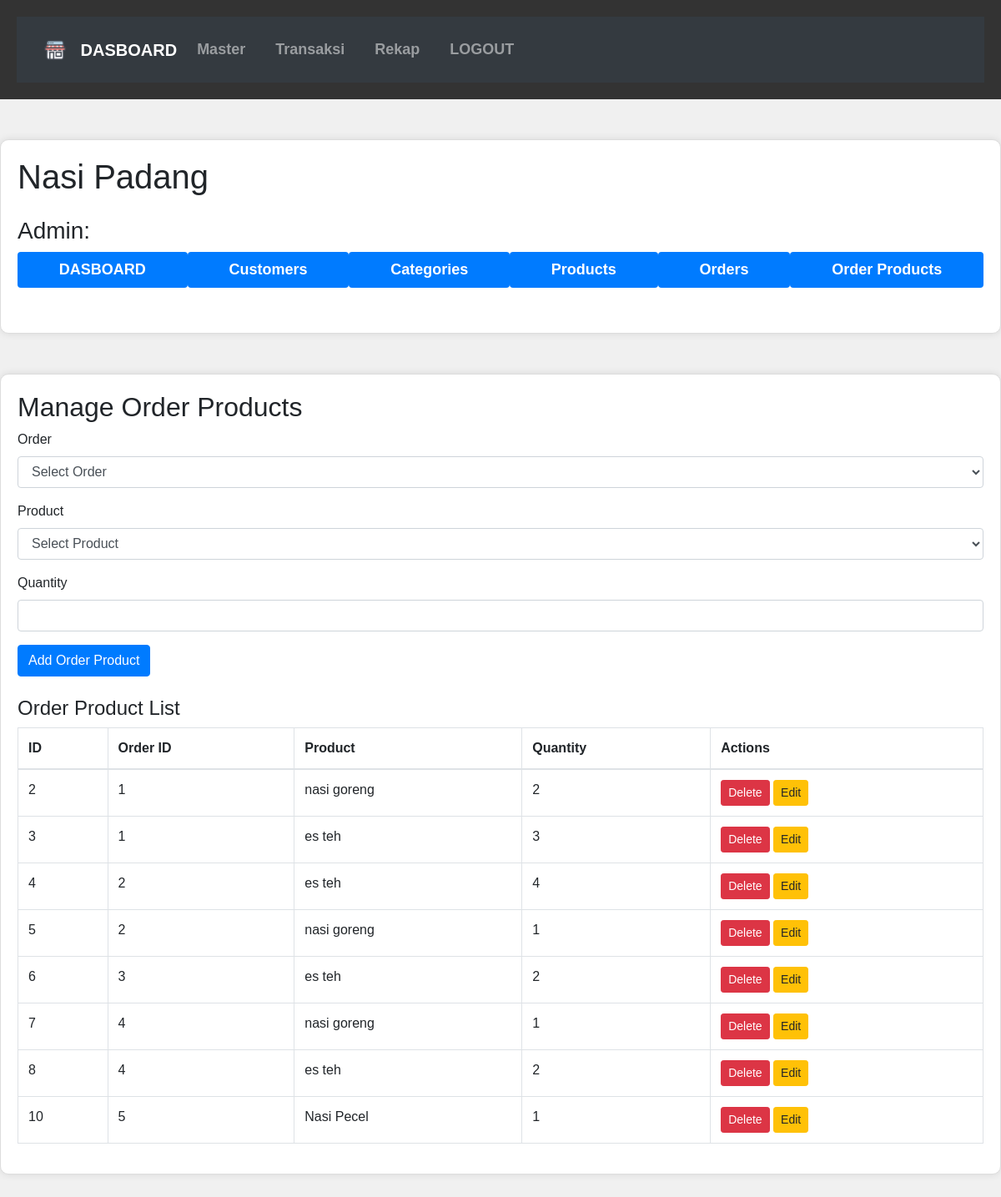
The page /order_products.php on the database its author committed.
### tables this page shows
CREATE TABLE order_products (
  id int(11) NOT NULL,
  order_id int(11) DEFAULT NULL,
  product_id int(11) DEFAULT NULL,
  quantity int(11) NOT NULL,
  price decimal(10,2) NOT NULL,
  total_price decimal(10,2) NOT NULL
);

CREATE TABLE orders (
  id int(11) NOT NULL,
  customer_id int(11) DEFAULT NULL,
  total_price decimal(10,2) NOT NULL,
  payment_amount decimal(10,2) NOT NULL,
  change_amount decimal(10,2) NOT NULL,
  order_date timestamp NOT NULL DEFAULT current_timestamp()
);

CREATE TABLE products (
  id int(11) NOT NULL,
  name varchar(255) NOT NULL,
  category_id int(11) DEFAULT NULL,
  price decimal(10,2) NOT NULL,
  stock int(11) NOT NULL,
  image varchar(255) NOT NULL
);

### order_products.php (the view, shortened to what this page needs)
<?php
include 'config.php';
$order_products = mysqli_query($conn, "SELECT order_products.*, orders.id AS order_id, products.name AS product_name FROM order_products JOIN orders ON order_products.order_id = orders.id JOIN products ON order_products.product_id = products.id");
?>
<!DOCTYPE html>
<html lang="en">
<head>
    <link rel="stylesheet" href="https://stackpath.bootstrapcdn.com/bootstrap/4.5.2/css/bootstrap.min.css">
</head>
<body>
<?php include"header.php"; ?>
<?php include"headmaster.php"; ?>
<div class="container mt-5">
    <h2>Manage Order Products</h2>
    <form method="POST" class="mb-4">
        <div class="form-group">
            <label>Order</label>
            <select name="order_id" class="form-control" required>
                <option value="">Select Order</option>
            </select>
        </div>
        <div class="form-group">
            <label>Product</label>
            <select name="product_id" class="form-control" required>
                <option value="">Select Product</option>
            </select>
        </div>
        <div class="form-group">
            <label>Quantity</label>
            <input type="number" name="quantity" class="form-control" required>
        </div>
        <button type="submit" name="add_order_product" class="btn btn-primary">Add Order Product</button>
    </form>
    <h4>Order Product List</h4>
    <table class="table table-bordered">
        <thead>
            <tr>
                <th>ID</th>
                <th>Order ID</th>
                <th>Product</th>
                <th>Quantity</th>
                <th>Actions</th>
            </tr>
        </thead>
        <tbody>
            <?php while ($order_product = mysqli_fetch_assoc($order_products)) { ?>
                <tr>
                    <td><?= $order_product['id']; ?></td>
                    <td><?= $order_product['order_id']; ?></td>
                    <td><?= $order_product['product_name']; ?></td>
                    <td><?= $order_product['quantity']; ?></td>
                    <td>
                        <a href="order_products.php?delete=<?= $order_product['id']; ?>" class="btn btn-danger btn-sm">Delete</a>
                        <button class="btn btn-warning btn-sm" data-toggle="modal" data-target="#updateModal<?= $order_product['id']; ?>">Edit</button>
                    </td>
                </tr>
            <?php } ?>
        </tbody>
    </table>
</div>
</body>
</html>

### headmaster.php (style rules this page uses)
body { font-family: Arial, sans-serif; background-color: #f0f0f0; }
.container { max-width: 1200px; margin: 40px auto; padding: 20px; background-color: #fff; border: 1px solid #ddd; border-radius: 10px; box-shadow: 0 0 10px rgba(0, 0, 0, 0.1); }

### rows shown on the page
order_products: id "2", order "1", product.name "nasi goreng", quantity "2"
order_products: id "3", order "1", product.name "es teh", quantity "3"
order_products: id "4", order "2", product.name "es teh", quantity "4"
order_products: id "5", order "2", product.name "nasi goreng", quantity "1"
order_products: id "6", order "3", product.name "es teh", quantity "2"
order_products: id "7", order "4", product.name "nasi goreng", quantity "1"
order_products: id "8", order "4", product.name "es teh", quantity "2"
order_products: id "10", order "5", product.name "Nasi Pecel", quantity "1"
